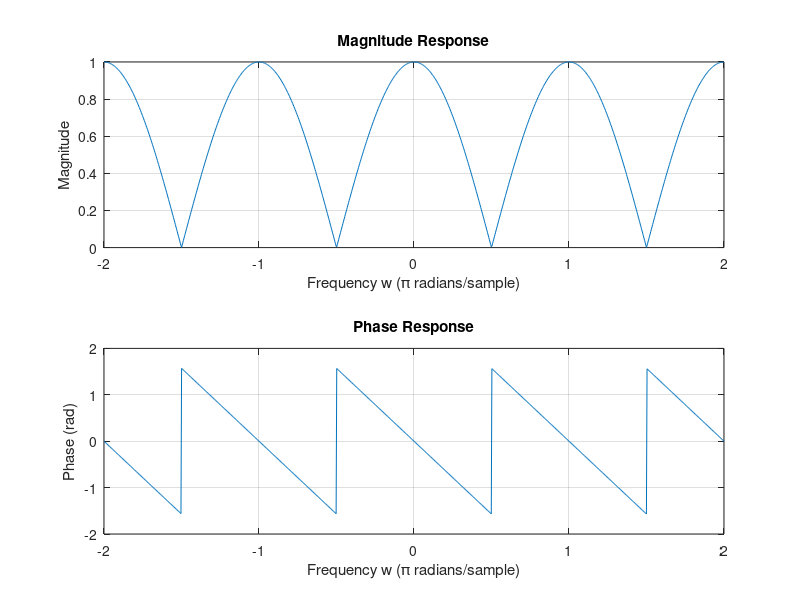

MATLAB code to generate this figure:
% Define the range of frequencies to plot
w = linspace(-2*pi, 2*pi, 1000);

% Define the transfer function H(w)
% H = (exp(i*w) - 1) ./ (exp(i*w) - 0.99);
H = (exp(-i*w)).* cos(w)

% Scale the frequency range to pi values
x = w/pi;

% Plot the magnitude and phase of H(w) against the scaled frequency range
figure;
subplot(2,1,1);
plot(x, abs(H));
xlabel('Frequency w (\pi radians/sample)');
ylabel('Magnitude');
title('Magnitude Response');
grid on;

subplot(2,1,2);
plot(x, angle(H));
xlabel('Frequency w (\pi radians/sample)');
ylabel('Phase (rad)');
title('Phase Response');
grid on;
